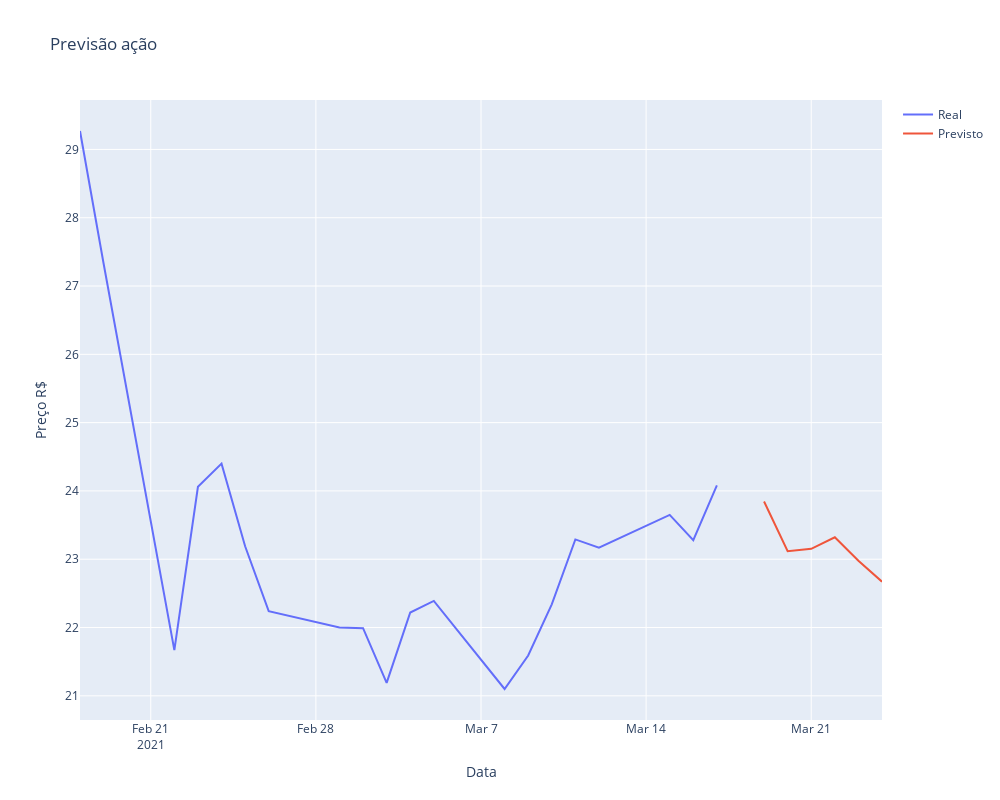

This figure's notebook cell:
### Code cell
# Create traces
plt.figure(figsize=(10,6))
merged['compra'] = 23
layout = go.Layout(title="Previsão ação",xaxis=dict(title="Data"), yaxis=dict(title="Preço R$"))
fig = go.Figure(layout = layout)
fig.add_trace(go.Scatter(x=train.index, y=train, mode='lines', name='Real'))
fig.add_trace(go.Scatter(x=test.index, y=forecast,mode='lines',name='Previsto'))

fig.update_layout(autosize=False,width=1000,height=800)

layout = go.Layout(
    title="Title",
    xaxis=dict(
        title="X Label"
    ),
    yaxis=dict(
        title="Y label"
    ) ) 
#fig=go.Figure(layout=layout,data=data) 

fig.show()

### Figure 1 — Plotly figure (JSON) as saved in the notebook; plotly's stock layout.template omitted (floating-point values rounded to 4 significant figures)
{"data": [{"mode": "lines", "name": "Real", "type": "scatter", "x": ["2021-02-18T00:00:00", "2021-02-19T00:00:00", "2021-02-22T00:00:00", "2021-02-23T00:00:00", "2021-02-24T00:00:00", "2021-02-25T00:00:00", "2021-02-26T00:00:00", "2021-03-01T00:00:00", "2021-03-02T00:00:00", "2021-03-03T00:00:00", "2021-03-04T00:00:00", "2021-03-05T00:00:00", "2021-03-08T00:00:00", "2021-03-09T00:00:00", "2021-03-10T00:00:00", "2021-03-11T00:00:00", "2021-03-12T00:00:00", "2021-03-15T00:00:00", "2021-03-16T00:00:00", "2021-03-17T00:00:00"], "y": [29.27, 27.33, 21.67, 24.06, 24.4, 23.19, 22.24, 22, 21.99, 21.19, 22.22, 22.39, 21.1, 21.59, 22.34, 23.29, 23.17, 23.65, 23.28, 24.08]}, {"mode": "lines", "name": "Previsto", "type": "scatter", "x": ["2021-03-19T00:00:00", "2021-03-20T00:00:00", "2021-03-21T00:00:00", "2021-03-22T00:00:00", "2021-03-23T00:00:00", "2021-03-24T00:00:00"], "y": [23.85, 23.12, 23.15, 23.32, 22.98, 22.67]}], "layout": {"autosize": false, "height": 800, "title": {"text": "Previsão ação"}, "width": 1000, "xaxis": {"title": {"text": "Data"}}, "yaxis": {"title": {"text": "Preço R$"}}}}
